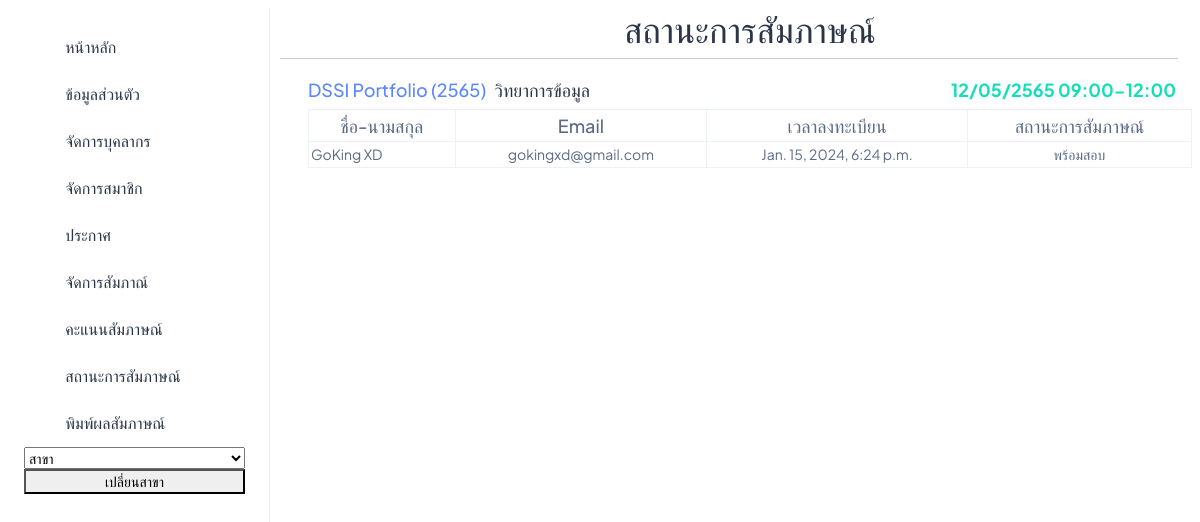
/Manager_Status/6, run on an earlier commit of the app's database.
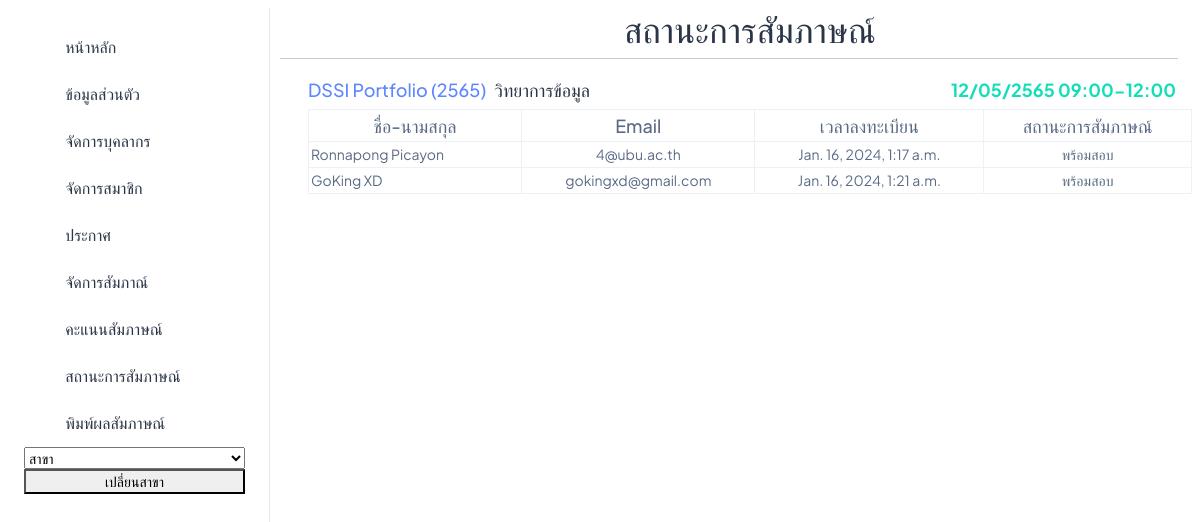
And on a later commit of the database.
### interview/models.py (models this page shows, shortened)
class Round(models.Model):
    major = models.ForeignKey(Major, on_delete=models.CASCADE)
    academic_year = models.CharField(max_length=20)
    round_name = models.CharField(max_length=20)
    manager = models.ForeignKey(User, on_delete=models.CASCADE)
    users = models.ManyToManyField(User, related_name='rounds_participated', blank=True)
    TemporaryUser = models.ManyToManyField(TemporaryUser,related_name='rounds_participated', blank=True)
    documents = models.CharField(max_length=200, null=True,blank=True)
    active = models.BooleanField(default=False,null=True,blank=True)
    interview_time = models.CharField(max_length=50, null=True, blank=True)

class Major(models.Model):
    major = models.CharField(max_length=100)
    faculty = models.ForeignKey(Faculty, on_delete=models.CASCADE)
    default_manager = models.ManyToManyField(User, blank=True,related_name='manager')
    users = models.ManyToManyField(User,blank=True)
    TemporaryUser = models.ManyToManyField(TemporaryUser , blank=True)
    def __str__(self) -> str:
        return f"{self.major}"

class InterviewStatus(models.Model):
    user = models.ForeignKey(User, on_delete=models.CASCADE, related_name='interview_status')
    status = models.CharField(max_length=100)
    round = models.ForeignKey(Round, on_delete=models.CASCADE)
    reg_at = models.DateTimeField(auto_now_add=True,blank=True ,null= True)

class User(AbstractBaseUser, PermissionsMixin):
    email = models.EmailField(unique=True)
    username = models.CharField(max_length=30, unique=True)
    first_name = models.CharField(max_length=100)
    last_name = models.CharField(max_length=100)
    gender = models.CharField(max_length=20)
    address = models.CharField(max_length=400)
    postcode = models.CharField(max_length=20)
    phone_number = models.CharField(max_length=10)
    citizen_id = models.CharField(max_length=13,unique=True,blank=True,null=True)
    birth_date = models.DateField(blank=True,null=True)
    date_joined = models.DateTimeField(default=timezone.now)
    is_active = models.BooleanField(default=True)
    is_staff = models.BooleanField(default=False)
    objects = CustomUserManager()
    USERNAME_FIELD = 'username'
    EMAIL_FIELD = 'email'
    REQUIRED_FIELDS = ['email']

### interview/views.py (the view)
# urls.py: path('Manager_Status/<int:id>',Manager_StatusRound,name='Manager_StatusRound'),
def Manager_StatusRound(request,id):
    round = Round.objects.get(id=id)
    UserInRound = InterviewStatus.objects.filter(round=round).order_by("reg_at")
    context = {
        "Users" : UserInRound,
        "round" : round,
    }
    return render(request, "manager/Manager_StatusRound.html", context)

### interview/templates/manager/Manager_StatusRound.html
{% extends 'manager/base/n_base.html' %}
{% block topic %}
<h1 class="text-3xl text-gray-100 mt-2 text-center">สถานะการสัมภาษณ์</h1>
{% endblock %}
{% block content %}
<div class="pt-14 px-2">
    <div class="d-flex justify-content-between">
        <div class="d-flex">
            <h4 class="fs-5 text-primary mt-auto">{{ round.round_name }} ({{ round.academic_year }})</h4>
            <h4 class="fs-5 text-dark ms-2 mt-auto">{{ round.major }}</h4>
        </div>
        <div>
            <h4 class="fs-5 fw-bolder text-success mt-auto me-3">{{ round.interview_time }}</h4>
        </div>
    </div>
        <table class="table table-bordered table-hover">
            <thead class="thead-dark">
                <tr>
                    <th class="text-center fs-5 fw-medium">ชื่อ-นามสกุล</th>
                    <th class="text-center fs-5 fw-medium">Email</th>
                    <th class="text-center fs-5 fw-medium">เวลาลงทะเบียน</th>
                    <th class="text-center fs-5 fw-medium">สถานะการสัมภาษณ์</th>
                </tr>
            </thead>
            <tbody>
                {% for user in Users %}
                <tr class="text-center">
                    <td class="text-start">{{ user.user.first_name }} {{ user.user.last_name }}</td>
                    <td>{{ user.user.email }}</td>
                    <td>{{ user.reg_at }}</td>
                    <td>{{ user.status }}</td>
                </tr>
                {% endfor %}
            </tbody>
        </table>
    </div>
{% endblock %}

### interview/templates/manager/base/n_base.html (shortened to what this page needs)
<!DOCTYPE html>
<html lang="en">
    <head>
        {% load static %}
        <link rel="stylesheet" href="{% static 'css/styles.min.css' %}" />
      </head>
    <body>
        {% include 'manager/base/n_sidebar.html' %}
        <div style="padding-left: 300px;">
            {% block topic %}
            {% endblock %}
            <h1 class="full-width-underline"></h1>
            {% block content %}
            {% endblock %}
        </div>
    </body>
</html>

### interview/templates/manager/base/n_sidebar.html (shortened to what this page needs)
<!DOCTYPE html>
<html lang="en">
    <head>
        {% load static %}
        <link rel="stylesheet" href="{% static 'css/styles.min.css' %}" />
      </head>
<body>
<aside class="left-sidebar position-fixed">
      <nav class="sidebar-nav scroll-sidebar" data-simplebar="">
        <ul id="sidebarnav">
          <li class="sidebar-item mt-3">
            <a class="sidebar-link" href="{% url 'Manager_page' id=user.id %}" aria-expanded="false">
              <span>
                <i class="ti ti-home"></i>
              </span>
              <span class="hide-menu fs-4">หน้าหลัก</span>
            </a>
          </li>
          <li class="sidebar-item">
            <a class="sidebar-link" href="{% url 'manage_profile'%}" aria-expanded="false">
              <span>
                <i class="ti ti-user-circle"></i>
              </span>
              <span class="hide-menu fs-4">ข้อมูลส่วนตัว</span>
            </a>
          </li>
          <li class="sidebar-item">
            <a class="sidebar-link" href="{% url 'Manage_personnel'%}" aria-expanded="false">
              <span>
                <i class="ti ti-book"></i>
              </span>
              <span class="hide-menu fs-4">จัดการบุคลากร</span>
            </a>
          </li>
          <li class="sidebar-item">
            <a class="sidebar-link" href="{% url 'Manage_User'%}" aria-expanded="false">
              <span>
                <i class="ti ti-book"></i>
              </span>
              <span class="hide-menu fs-4">จัดการสมาชิก</span>
            </a>
          </li>
          <li class="sidebar-item">
            <a class="sidebar-link" href="{% url 'Manager_Announcement'%}" aria-expanded="false">
              <span>
                <i class="ti ti-book"></i>
              </span>
              <span class="hide-menu fs-4">ประกาศ</span>
            </a>
          </li>
          <li class="sidebar-item">
            <a class="sidebar-link" href="{% url 'Manager_interview'%}" aria-expanded="false">
              <span>
                <i class="ti ti-book"></i>
              </span>
              <span class="hide-menu fs-4">จัดการสัมภาณ์</span>
            </a>
          </li>
          <li class="sidebar-item">
            <a class="sidebar-link" href="{% url 'Manager_Score'%}" aria-expanded="false">
              <span>
                <i class="ti ti-book"></i>
              </span>
              <span class="hide-menu fs-4">คะแนนสัมภาษณ์</span>
            </a>
          </li>
          <li class="sidebar-item">
            <a class="sidebar-link" href="{% url 'Manager_Status'%}" aria-expanded="false">
              <span>
                <i class="ti ti-book"></i>
              </span>
              <span class="hide-menu fs-4">สถานะการสัมภาษณ์</span>
            </a>
          </li>
          <li class="sidebar-item">
            <a class="sidebar-link" href="{% url 'Manager_Print_Interview'%}" aria-expanded="false">
              <span>
                <i class="ti ti-alien"></i>
              </span>
              <span class="hide-menu fs-4">พิมพ์ผลสัมภาษณ์</span>
            </a>
          </li>
          <form action="{% url 'chang_major' %}" method="post" >
            <div class="faculty_major">
                <select name="major" id="id_faculty_selection" style="width: 100%;">
                    <option value="">สาขา</option>
                </select>
                <button type="submit" style="width: 100%;">เปลี่ยนสาขา</button>
            </div>
        </form>
        </ul>
      </nav>
  </aside>
</body>
</html>

What changed in the data, as far as the page shows it:
added InterviewStatus: user.first_name "Ronnapong", user.last_name "Picayon", user.email "4@ubu.ac.th", reg_at "Jan. 16, 2024, 1:17 a.m.", status "พร้อมสอบ"
changed InterviewStatus "GoKing": reg_at "Jan. 15, 2024, 6:24 p.m." → "Jan. 16, 2024, 1:21 a.m."
